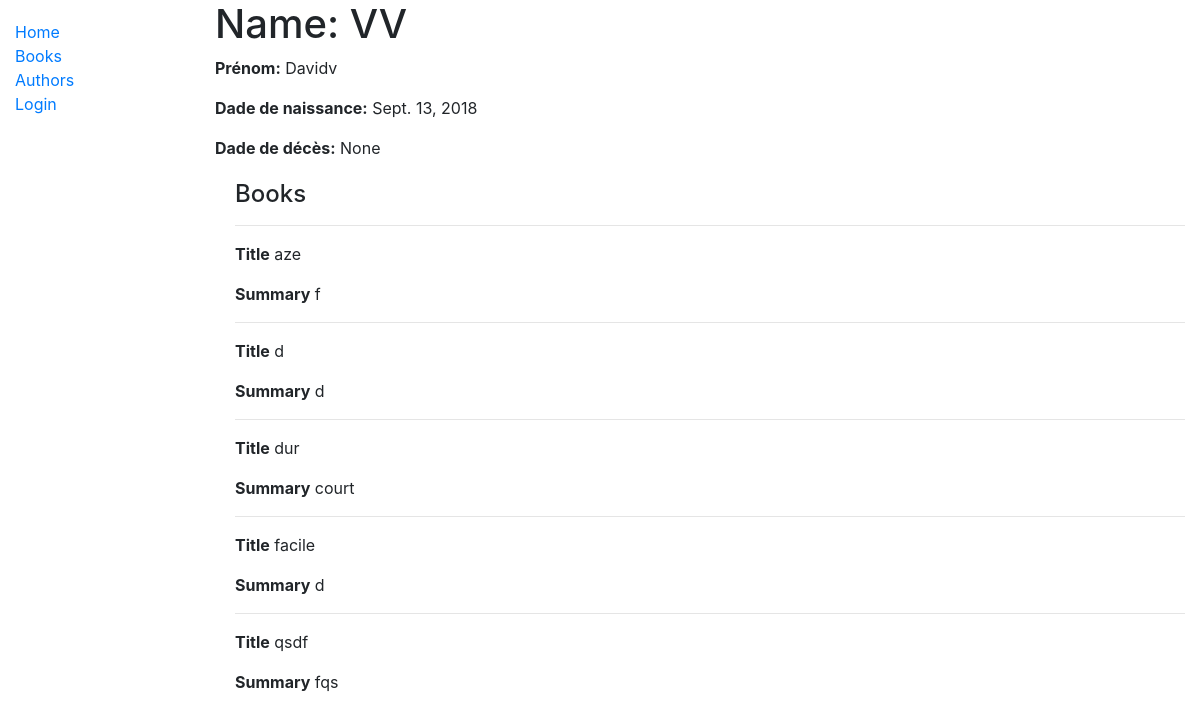
The app's page /catalog/author/1 with its own data.
### catalog/models.py (models this page shows, shortened)
class Author(models.Model):
    first_name = models.CharField(max_length=100)
    last_name = models.CharField(max_length=100)
    date_of_birth = models.DateField(null=True, blank=True)
    date_of_death = models.DateField('died', null=True, blank=True)
    class Meta:
        ordering = ['last_name', 'first_name']

class Book(models.Model):
    title = models.CharField(max_length=200)
    author = models.ForeignKey('Author', on_delete=models.SET_NULL, null=True)
    summary = models.CharField(max_length=1000, help_text="Enter a brief description a the book")
    isbn = models.CharField('ISBN', max_length=13, help_text='13 character <a href="https://www.isbn-international.org/content/what-isbn">ISBN number</a>')
    genre = models.ManyToManyField('Genre', help_text="Select a genre for this book")
    language = models.ForeignKey('Language', on_delete=models.SET_NULL, null=True)
    class Meta:
        ordering = ['title']
    def display_genre(self):
        """Create a string for the Genre. This is required to display genre in Admin."""
        return ', '.join(genre.name for genre in self.genre.all()[:3])
    display_genre.short_description = 'Genre'

### catalog/views.py (the view)
# urls.py: path('author/<int:pk>', views.AuthorDetailView.as_view(), name="author-detail"),
class AuthorDetailView(generic.DetailView):
    model = Author
    paginate_by = 4

### catalog/templates/catalog/author_detail.html
{% extends "base_generic.html" %}
{% block content %}
  <h1>Name: {{ author.last_name }}</h1>
  <p><strong>Prénom:</strong> {{ author.first_name }} </p>
  <p><strong>Dade de naissance:</strong> {{ author.date_of_birth }} </p>
  <p><strong>Dade de décès:</strong> {{ author.date_of_death }} </p>
  <div style="margin-left:20px;margin-top:20px">
    <h4>Books</h4>
    {% for book in author.book_set.all %}
      <hr>
      <p><strong>Title</strong> {{ book.title }}</p>
      <p><strong>Summary</strong> {{ book.summary }}</p>
    {% endfor %}
  </div>
{% endblock %}

### records on screen
Author: last_name "VV", first_name "Davidv", date_of_birth "Sept. 13, 2018", date_of_death "None"
Book: title "aze", summary "f"
Book: title "d", summary "d"
Book: title "dur", summary "court"
Book: title "facile", summary "d"
Book: title "qsdf", summary "fqs"
